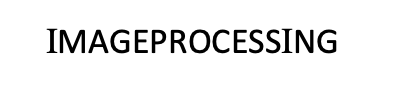
#> input picture test.png, 397 x 99 px
$ python skew.py --image test.png
#> lines starting #> are read from the running program, lines starting #| are printed output that depends on the picture; after the words box and inside, x2 and y2 are one past the last pixel; in counts of white or black regions, pixels touching at a corner belong together
import numpy as np
import argparse
import cv2

ap = argparse.ArgumentParser()
ap.add_argument("-i", "--image", required=True,
                help="path to input image file")
args = vars(ap.parse_args())

image = cv2.imread(args["image"])
#> image is the input picture: shape (99, 397, 3); min 0, max 255, mean 237.6

gray = cv2.cvtColor(image, cv2.COLOR_BGR2GRAY)
gray = cv2.bitwise_not(gray)
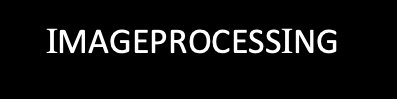
#> gray: shape (99, 397); min 0, max 255, mean 17.4

thresh = cv2.threshold(gray, 0, 255,
                       cv2.THRESH_BINARY | cv2.THRESH_OTSU)[1]
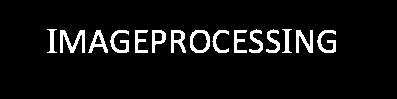
#> thresh: shape (99, 397); 6.7% white; 15 white regions, largest, box (x1, y1, x2, y2) and area: (60, 30, 85, 53) 288, (296, 30, 313, 53) 216, (190, 30, 210, 53) 210

coords = np.column_stack(np.where(thresh > 0))
#> coords = 2624 pairs, first value 29 to 52, second value 47 to 335
angle = cv2.minAreaRect(coords)[-1]
#> angle = -90

if angle < -45:
    angle = -(90 + angle)
#> angle = 0

else:
    angle = -angle

(h, w) = image.shape[:2]
#> h = 99; w = 397
center = (w // 2, h // 2)
#> center = (198, 49)
M = cv2.getRotationMatrix2D(center, angle, 1.0)
#> M = [[1, 0, 0], [0, 1, 0]]
rotated = cv2.warpAffine(image, M, (w, h),
                         flags=cv2.INTER_CUBIC, borderMode=cv2.BORDER_REPLICATE)

cv2.putText(rotated, "Angle: {:.2f} degrees".format(angle),
            (10, 30), cv2.FONT_HERSHEY_SIMPLEX, 0.7, (0, 0, 255), 2)
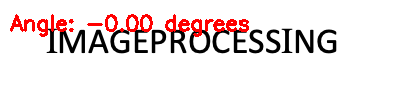
#> rotated: shape (99, 397, 3); 4.07% of pixels changed, all inside (x1, y1, x2, y2) = (10, 14, 249, 37)

print("[INFO] angle: {:.3f}".format(angle))
#| [INFO] angle: -0.000
cv2.imshow("Input", image)
cv2.imshow("Rotated", rotated)
cv2.waitKey(0)
